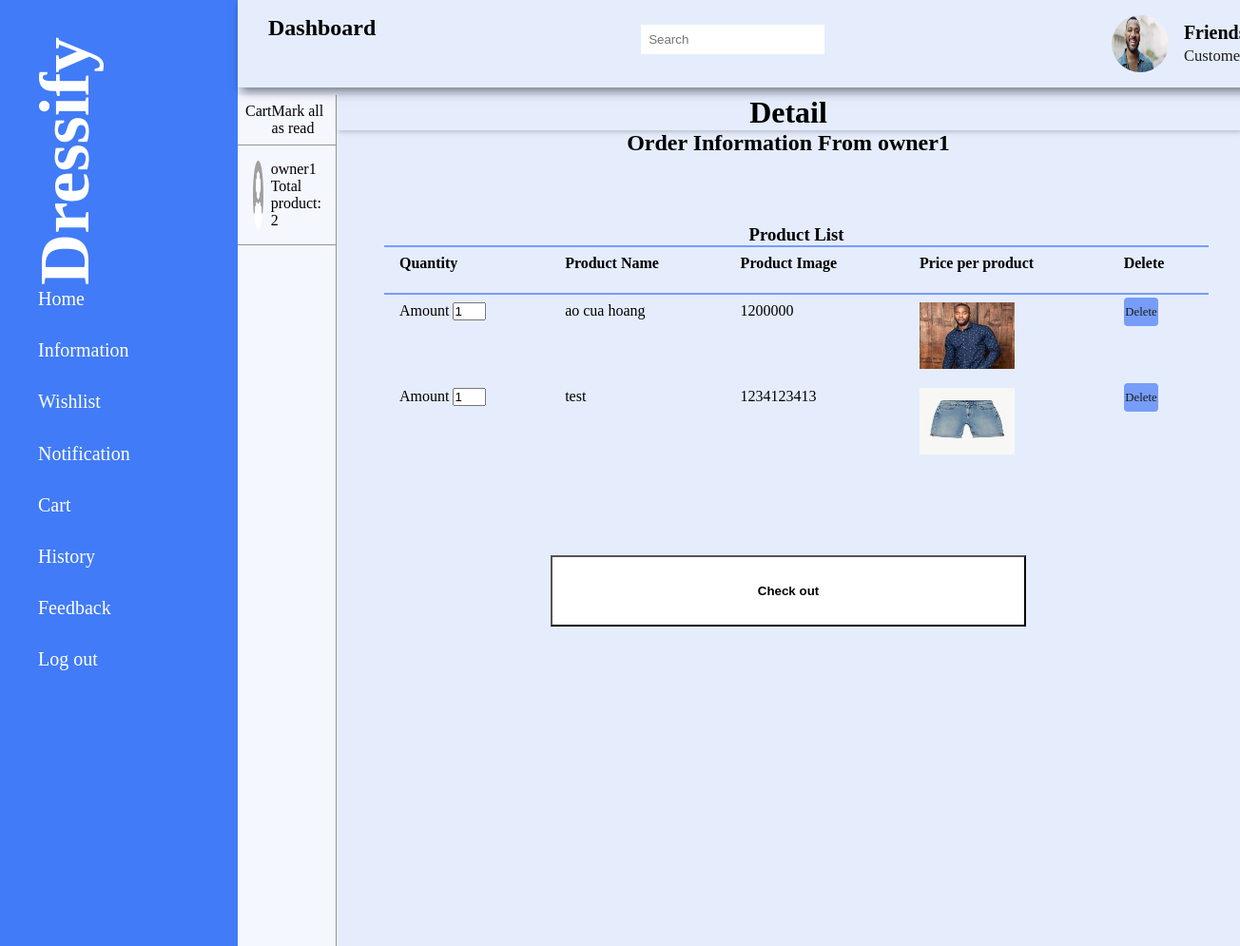
/role/customer/Cart.php?view-cart=4, run on the app's committed database.
### tables this page shows
CREATE TABLE `customers` (
  `cus_id` int(255) NOT NULL,
  `username` varchar(255) NOT NULL,
  `email` varchar(255) NOT NULL,
  `password` varchar(255) NOT NULL,
  `fullname` varchar(255) NOT NULL,
  `address` varchar(255) NOT NULL,
  `country` varchar(255) NOT NULL,
  `city` varchar(255) NOT NULL,
  `contact_number` varchar(255) NOT NULL,
  `avatar` varchar(255) NOT NULL,
  `user_type` varchar(255) NOT NULL
);

CREATE TABLE `cart` (
  `id` int(255) NOT NULL,
  `cus_id` int(255) NOT NULL,
  `owner_id` int(255) NOT NULL,
  `product_id` int(255) NOT NULL,
  `status` varchar(255) NOT NULL DEFAULT 'checkout'
);

CREATE TABLE `products` (
  `product_id` int(255) NOT NULL,
  `owner_id` int(255) NOT NULL,
  `product_name` varchar(255) NOT NULL,
  `description` varchar(255) NOT NULL,
  `price` varchar(255) NOT NULL,
  `category` varchar(255) NOT NULL,
  `image3` varchar(255) NOT NULL,
  `image1` varchar(255) NOT NULL,
  `image2` varchar(255) NOT NULL,
  `stock` int(255) NOT NULL,
  `approve` varchar(255) NOT NULL DEFAULT 'false'
);

### role/customer/Cart.php (the view, shortened to what this page needs)
<?php
    include '../../ConnectDB.php';
?>
<!DOCTYPE html>
<html lang="en">
<head>
    <link rel="stylesheet" href="CartStyle.css">
</head>
<body>
    <?php include 'CustomerSidebar.php'; ?>
    <div class="container">
        <div class="inner_left_pannel">
            <div class="header-left">
            <div>Cart</div>
            <div>Mark all as read</div>
            </div>
        <div class="notification-list">
            <?php
                $cart_query = mysqli_query($conn, "SELECT DISTINCT owner_id FROM cart WHERE `status`='checkout'");
                if (mysqli_num_rows($cart_query) > 0){
                    while($fetch_owner = mysqli_fetch_assoc($cart_query)){
                        $owner = mysqli_fetch_assoc(mysqli_query($conn, "SELECT * FROM customers WHERE cus_id='$fetch_owner[owner_id]'"));
                        $amount = mysqli_fetch_assoc(mysqli_query($conn, "SELECT COUNT(*) AS count FROM cart WHERE owner_id='$owner[cus_id]'"))['count'];
            ?>
                <a class="notification" href="Cart.php?view-cart=<?php echo $owner['cus_id']?>" >
                <img alt="photo" src="../../img/default_avatar.jpg">
                <div class="description">
                    <div class="name"><?php echo $owner['username'];?></div>
                    <article>Total product: <?php echo $amount?></article>
                </div>
                </a>
            <?php
                    }
                }
            ?>
        </div>
        </div>
        <div class="inner_right_pannel">
            <h1 style="width: 950px;">Detail</h1>
            <?php
                if(isset($_GET['view-cart'])){
                    $owner_id = $_GET['view-cart'];
                    $product_id = mysqli_query($conn, "SELECT * FROM cart as c JOIN products as p ON c.product_id=p.product_id WHERE p.owner_id ='$owner_id'");
                    $owner = mysqli_fetch_assoc(mysqli_query($conn, "SELECT * FROM customers WHERE cus_id='$owner_id'"));
            ?>
            <h2 style="display:flex; justify-content:center; width: 100%;">Order Information From <?php echo $owner['username']?></h2>
            <div class="recent-grid">
                <div class="orders">
                    <div class="card" style="width: 140%">
                        <div class="card-header">
                            <h3>Product List</h3>
                        </div>
                        <div class="card-body">
                            <div class="table-responsive">
                                <table width="100%">
                                    <thead>
                                        <tr>
                                            <td>Quantity</td>
                                            <td>Product Name</td>
                                            <td>Product Image</td>
                                            <td>Price per product</td>
                                            <td>Delete</td>
                                        </tr>
                                    </thead>
                                    <tbody>
                                        <?php
                                            while($fetch_product = mysqli_fetch_assoc($product_id)){
                                        ?>
                                            <tr>
                                                <td>
                                                    <div class="model-count">
                                                        <label>Amount</label>
                                                        <input type="number" style="width: 35px;" name="amount" value="1" min="1" />
                                                    </div>
                                                </td>
                                                <td><?php echo $fetch_product['product_name']?></td>
                                                <td><?php echo $fetch_product['price']?></td>
                                                <td><img style="width: 100px; height: 70px;" src = "../../img/product/<?php echo $fetch_product['image1'];?>"></td>
                                                <td><a href="Cart.php?delete-product=<?php echo$fetch_product['product_id'];?>&owner_id=<?php echo$owner['cus_id']?>" onclick="return confirm('Delete this product from cart');">Delete</a></td>
                                            </tr>
                                        <?php
                                            }
                                        ?>
                                    </tbody>
                                </table>
                            </div>
                        </div>
                    </div>
                </div>
            </div>
            <div class="submit-button-container">
                <a href="CheckOut.php?owner_id=<?php echo$owner_id?>">
                <button type="button" class="submit-button">Check out</button>
                </a>
            </div>
            <?php
                }
            ?>
        </div>
    </div>
</body>
</html>

### role/customer/CartStyle.css (style rules this page uses)
:root { --theme-color:#FBF3D5; --bright-orange:#efbc9b; --dark-orange:#ff7008; --bright-green:#D6DAC8; --dark-green:#9CAFAA; --black:#1c1c1c; --red-murrey:#817373; --bright-yellow:#F5D8B8; }
.container { margin-left: 250px; margin-top: 20px; color: rgb(0,0,0); display: flex; height: 100%; }
.inner_left_pannel { border-right: 1px solid rgba(0,0,0, 0.4); width: 35%; height: 100%; background-color: rgba(255, 255, 255, 0.6); }
.header-left { margin: .5rem .5rem .5rem .5rem; display: flex; justify-content: space-between; }
.notification-list { height: 843px; display: flex; flex-direction: column; overflow: auto; overscroll-behavior: contain; }
.notification { display: flex; flex-direction: row; overflow: hidden; align-items: center; color: #000; border-top: 1px solid rgba(0,0,0, 0.4); border-bottom: 1px solid rgba(0,0,0, 0.4); width: 100%; min-height: 100px; padding: 1rem ; cursor: pointer; }
.notification img { width: 15%; height: auto; border-radius: 50%; }
.notification .description .name, .notification .description article { width: 100%; }
.notification .name, .notification a { margin-left: 0.5rem; width: 100%; white-space: normal; overflow: visible; text-overflow: ellipsis; }
.inner_right_pannel h1 { display: flex ; text-align: center; align-content: center; justify-content: center; box-shadow: 2px 2px 5px rgba(0, 0, 0, 0.2); box-sizing: border-box; }
td { height: 50px; vertical-align: top; }
table { text-align : left; border: 0px; padding: 3px; border-spacing: 0px; }
.submit-button-container { display: flex; justify-content: center; margin-top: 20px; }
.submit-button { background-color: white; width: 500px; align-self: center; margin-top: 50px; max-width: 100%; color: #000; text-align: center; padding: 28px 60px 28px; font-weight: 600; }

### role/admin/AdminStyle.css (style rules this page uses)
:root { --theme-color:#E5EDFD; --dark-blue:#417BF7; --light-blue:#779DF8; --light-sky:#E5EDFD; --black:#1c1c1c; }
* { padding: 0; margin: 0; box-sizing: border-box; list-style-type: none; text-decoration: none; }
body { background-color: var(--theme-color); }
.recent-grid { margin-top: 3rem; display: grid; grid-gap: 3rem; grid-template-columns: 70% auto; }
.recent-grid .card { margin-left: 10px; padding: 1.5rem; border-radius: 20px; background: var(--light-sky); }
.card-header, .card-body { padding-left: 1rem; }
.card-header { display: flex; justify-content: space-around; }
.card-header button, tbody a { background-color: var(--light-blue); border-radius: 4px; color: var(--black); font-size: .8rem; padding: .5rem .1rem; border: 2px var(); }
table { border-collapse: collapse; }
thead tr { border-top: 2px solid var(--light-blue); border-bottom: 2px solid var(--light-blue); }
thead td { font-weight: 700; }
td { padding: .5rem 1rem; }
.table-responsive { width: 100%; }
.container { margin-left: 250px; margin-top: 100px; color: rgb(0,0,0); display: flex; height: 100%; }
.inner_left_pannel { border-right: 1px solid rgba(0,0,0, 0.4); width: 35%; height: 100%; background-color: rgba(255, 255, 255, 0.6); }
.header-left { margin: .5rem .5rem .5rem .5rem; display: flex; justify-content: space-between; }
.notification-list { height: 843px; display: flex; flex-direction: column; overflow: auto; overscroll-behavior: contain; }
.notification { display: flex; flex-direction: row; overflow: hidden; border-top: 1px solid rgba(0,0,0, 0.4); border-bottom: 1px solid rgba(0,0,0, 0.4); width: 100%; min-height: 100px; padding: 1rem ; cursor: pointer; }
.notification img { width: 15%; height: 100%; border-radius: 50%; }
.notification-list article, .notification-list span, .notification .name { margin-left: 0.5rem; width: 33%; overflow: hidden; }
.inner_right_pannel h1 { width: 825px; display: flex ; text-align: center; align-content: center; justify-content: center; box-shadow: 2px 2px 5px rgba(0, 0, 0, 0.2); box-sizing: border-box; }
td { height: 50px; vertical-align: top; }
table { text-align : left; border: 0px; padding: 3px; border-spacing: 0px; }

### data on the page
customers: username "owner1"
cart: product.product_name "ao cua hoang", product.price "1200000", product.image1 (picture)
cart: product.product_name "test", product.price "1234123413", product.image1 (picture)

### other printed values
$amount "2"
